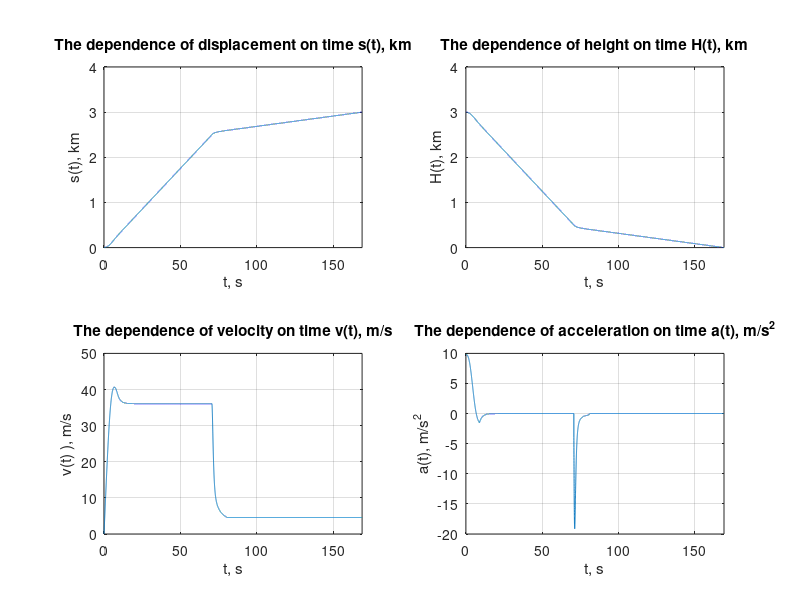

The MATLAB script that drew this image:
     % Input data
    
    Ad =0.164 ;      %effective area of the drogue chute
    Am = 7.3;   %effective area of the main chute
    As = 0.018; %initial effective area of the fuselage
    M = 20;    %the spacecraft mass (kg)
    He = 3;   %the initial height (km)
    Hm= 0.5;       %the main chute deployment height (km)
    U=0;        % initial velocity (m/s)
    Cd=1.5; %drag coefficiant for drogue chute
    Cp=2.1;      % drag coefficient for main chute
    Tstep=0.01;  % time step (s)
    
    % Increment initialisation:
    i=1; H(i)=He; v(i)=U; s(i)=0; t(i)=0; a(i)= (40*10^7)/(6371+H(i))^2;
    e(i)=As;
    
   
  
   
    %Fall with drogue
    
    while (H(i)>Hm)
        p(i)=1.225; % Density
        FD(i)=0.5*Cd*p(i)*e(i)*v(i)*v(i); % Resistant force
        g(i)=9.81; % Gravitational acceleration
        %e(i+1)=
        
        if e(i)>=Ad
            e(i+1)=Ad;
        else
            e(i+1)=e(i)+Ad/1000;
            
            
        end
        
        
        
        
        a(i+1)=g(i)-FD(i)/M;          % Spacecraft acceleration
        s(i+1)=s(i)+0.001*(v(i)*Tstep+0.5*a(i+1)*Tstep^2); % Displacement
        v(i+1)=v(i)+a(i+1)*Tstep;     % Velocity
        t(i+1)=t(i)+Tstep;            % Next time moment
        H(i+1)=He-s(i+1);             % Height
        i=i+1;
        continue
    end
    % %Fall with main chute
    
    while (H(i)>=0)
        p(i)=1.225; % Density
        FD(i)=0.5*Cp*p(i)*e(i)*v(i)*v(i); % Resistant force
        g(i)=9.81; % Gravitational acceleration
        %e(i+1)=e(i)+Am/700;
        if e(i)>=Am
            e(i+1)=Am;
        else
            e(i+1)=e(i)+Am/1000;
            
            
        end
        
        a(i+1)=g(i)-FD(i)/M;          % Spacecraft acceleration
        s(i+1)=s(i)+0.001*(v(i)*Tstep+0.5*a(i+1)*Tstep^2); % Displacement
        v(i+1)=v(i)+a(i+1)*Tstep;     % Velocity
        t(i+1)=t(i)+Tstep;            % Next time moment
        H(i+1)=He-s(i+1);             % Height
        i=i+1;
        continue
    end
% Display graphs 
% In one Diagram
subplot(2,2,1); plot(t,s);  % 1st graph - Displacement
grid; axis([0 169 0 4]);
title('The dependence of displacement on time s(t), km'), 
ylabel('s(t), km'),
xlabel('t, s')
subplot(2,2,2); plot(t,H);  % 2nd graph - Height
grid; axis([0 169 0 4]);
title('The dependence of height on time H(t), km'), 
ylabel('H(t), km'),
xlabel('t, s')
subplot(2,2,3); plot(t,v);  % 3rd graph - Velocity
grid; axis([0 169 0 50]);
title('The dependence of velocity on time v(t), m/s'), 
ylabel('v(t) ), m/s'),
xlabel('t, s')
subplot(2,2,4); plot(t,a);  % 4th graph - Acceleration
grid; axis([0 169 -20 10]);
title('The dependence of acceleration on time a(t), m/s^2'), 
ylabel('a(t), m/s^2'),
xlabel('t, s'); 